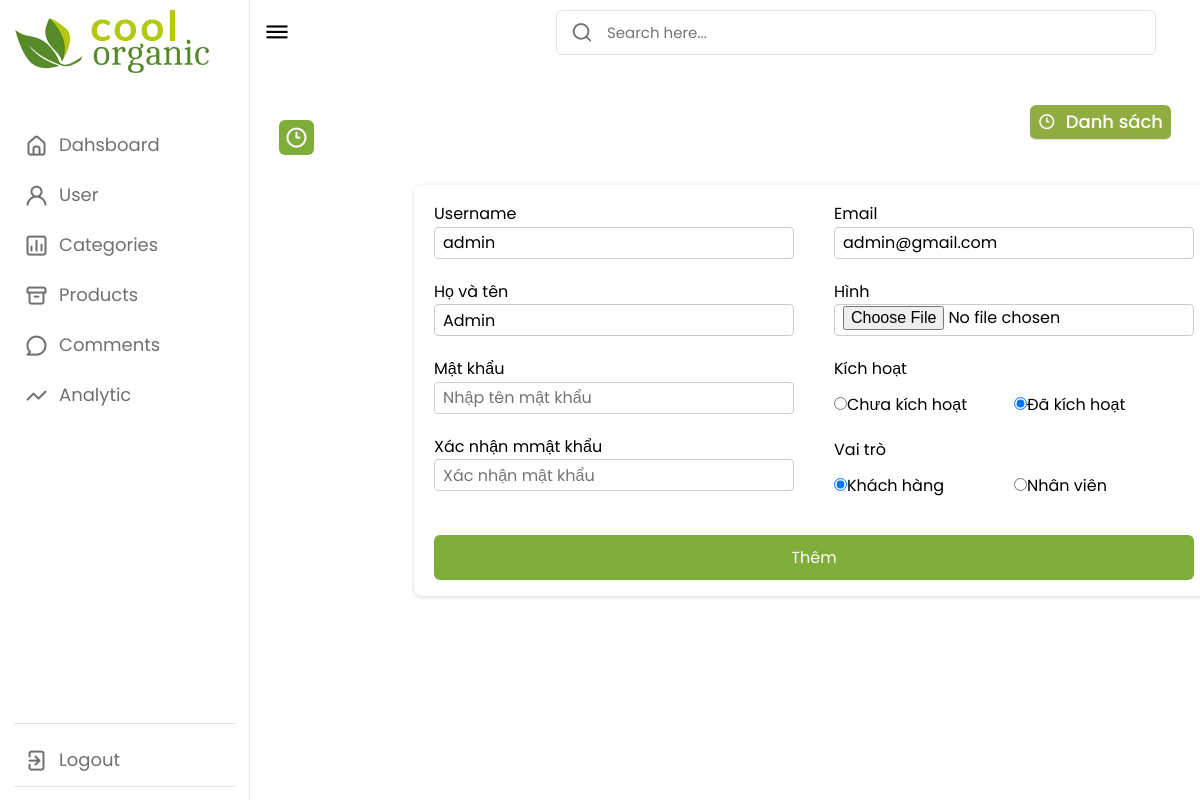
Screenshot of /admin/khach-hang/index.php?btn_edit&ma_kh=admin (signed in) with the database file from the repository.
### tables this page shows
CREATE TABLE `khach_hang` (
  `ma_kh` varchar(20) NOT NULL,
  `mat_khau` varchar(255) NOT NULL,
  `ho_ten` varchar(50) NOT NULL,
  `kich_hoat` bit(1) NOT NULL DEFAULT b'0',
  `hinh` varchar(50) NOT NULL,
  `email` varchar(50) NOT NULL,
  `vai_tro` bit(1) NOT NULL DEFAULT b'0'
);

### admin/khach-hang/index.php (called while the page is built, shortened)
<?php
require_once '../../dao/khach-hang.php';
require_once '../../dao/pdo.php';
if (exist_param("btn_list")) {
    $items_kh = kh_selectAll();
    $VIEW_NAME = "list.php";
} elseif (exist_param("btn_edit")) {
    try {
        $ma_kh = $_REQUEST['ma_kh'];
        $kh_info = kh_select_by_id($ma_kh);
        extract($kh_info);
    } catch (Exception $exc) {
        $msg = "<div class='alert alert-danger'>Mã khách hàng không tồn tại</div>";
        $items_kh = kh_selectAll();
        $VIEW_NAME = "list.php";
    }
} else {
    $items_kh = kh_selectAll();
    $VIEW_NAME = "add.php";
}
require "../layout.php";

### dao/pdo.php (called while the page is built, shortened)
<?php
function pdo_get_connection() {
    $servername = "localhost";
    $databasename = "sample_project";
    $username = "root";
    $password = "";
    try {
        $conn = new PDO("mysql:host=$servername;dbname=$databasename", $username, $password);
        $conn->setAttribute(PDO::ATTR_ERRMODE, PDO::ERRMODE_EXCEPTION);
        return $conn;
    } catch (PDOException $e) {
        return "Lỗi kết nối: " . $e->getMessage();
    }
}
function pdo_query_one($sql) {
    $sql_args = array_slice(func_get_args(), 1);
    try {
        $conn = pdo_get_connection();
        $stmt = $conn->prepare($sql);
        $stmt->execute($sql_args);
        $row = $stmt->fetch(PDO::FETCH_ASSOC);
        return $row;
    } catch (PDOException $e) {
        throw $e;
    } finally {
        unset($conn);
    }
}

### dao/khach-hang.php (called while the page is built, shortened)
<?php
require_once 'pdo.php';
function kh_select_by_id($ma_kh)
{
    $sql = "SELECT * FROM khach_hang WHERE ma_kh=?";
    return pdo_query_one($sql, $ma_kh);
}

### admin/khach-hang/edit.php (the view, shortened to what this page needs)
<div class="top">
    <i class="uil uil-bars sidebar-toggle"></i>
    <div class="search-box">
        <form method="GET">
            <button type="submit">
                <i class="uil uil-search"></i>
            </button>
            <input type="text" name="name" value="" placeholder="Search here...">
        </form>
    </div>
</div>
<div class="dash-content">
    <div class="overview">
        <div class="activity">
            <div class="activity-header">
                <div class="title">
                    <i class="uil uil-clock-three"></i>
                    <span class="text">Add Categories</span>
                </div>
                <div class="list">
                    <a href="./index.php?btn_list">
                        <i class="uil uil-clock-three" style="color: white;"></i>
                        <span class="text">Danh sách</span>
                    </a>
                </div>
            </div>
            <div class="add-user">
                <div class="add-user-inner" style="width: 500px;">
                    <div class="add-user-body">
                        <form action="./index.php?btn_update" id="form" method="POST" enctype="multipart/form-data">
                            <div class="form_user">
                                <div class="form-left">
                                    <div class="form-control form-group">
                                        <label for="ten">Username</label>
                                        <input type="text" id="ma_kh" name="ma_kh" value="<?= $ma_kh ?>" class="form-control" placeholder="Nhập vào username">
                                    </div>
                                    <div class="form-control form-group">
                                        <label for="ten">Họ và tên</label>
                                        <input type="text" id="ho_ten" name="ho_ten" value="<?= $ho_ten ?>" class="form-control" placeholder="Nhập tên khách hàng">
                                    </div>
                                    <div class="form-control form-group">
                                        <label for="ten">Mật khẩu</label>
                                        <input type="text" id="mat_khau" name="mat_khau" value="<?= password_verify($mat_khau, PASSWORD_DEFAULT) ?>" class="form-control" placeholder="Nhập tên mật khẩu">
                                    </div>
                                    <div class="form-control form-group">
                                        <label for="ten">Xác nhận mmật khẩu</label>
                                        <input type="text" id="mat_khau2" name="mat_khau2" value="<?= password_verify($mat_khau, PASSWORD_DEFAULT) ?>" class="form-control" placeholder="Xác nhận mật khẩu">
                                    </div>
                                </div>
                                <div class="form-right">
                                    <div class="form-control form-group">
                                        <label for="ten">Email</label>
                                        <input type="email" id="email" name="email" value="<?= $email ?>" class="form-control" placeholder="Nhập vào email">
                                    </div>
                                    <div class="form-control form-group">
                                        <label for="ten">Hình</label>
                                        <input type="file" name="up_hinh" class="form-control" accept=".jpg, .jpeg, .png, .svg">
                                    </div>
                                    <div class="form-control form-group">
                                        <label for="ten">Kích hoạt</label>
                                        <div class="form-control-status">
                                            <label class="radio-inline"><input type="radio" name="kich_hoat" value="0" placeholder="Nhập vào địa chỉ" <?= !$kich_hoat ? 'checked' : '' ?> >Chưa kích hoạt</label>
                                            <label class="radio-inline"><input type="radio" name="kich_hoat" value="1" placeholder="Nhập vào địa chỉ" <?= $kich_hoat ? 'checked' : '' ?> >Đã kích hoạt</label>
                                        </div>
                                    </div>
                                    <div class="form-control form-group role">
                                        <label for="ten">Vai trò</label>
                                        <div class="form-control-role">
                                            <label class="radio-inline"><input type="radio" name="vai_tro" value="0" placeholder="Nhập vào địa chỉ" <?= !$vai_tro ? 'checked' : '' ?> >Khách hàng</label>
                                            <label class="radio-inline"><input type="radio" name="vai_tro" value="1" placeholder="Nhập vào địa chỉ" <?= $vai_tro ? 'checked' : '' ?> >Nhân viên</label>
                                        </div>
                                    </div>
                                </div>
                            </div>
                            <button type="submit" name="addCategory" class="btn-add" id="btnSubmit">Thêm</button>
                        </form>
                    </div>
                </div>
            </div>
        </div>
    </div>
</div>

### admin/content/style.css (style rules this page uses)
* { margin: 0; padding: 0; box-sizing: border-box; font-family: 'Poppins', sans-serif; }
:root { --primary-color: #7fad39; --panel-color: #FFF; --text-color: #000; --black-light-color: #707070; --border-color: #e6e5e5; --toggle-color: #DDD; --box1-color: #4DA3FF; --box2-color: #FFE6AC; --box3-color: #E7D1FC; --title-icon-color: #fff; --tran-05: all 0.5s ease; --tran-03: all 0.3s ease; --tran-03: all 0.2s ease; }
button { border: none; outline: none; cursor: pointer; }
body { min-height: 100vh; background-color: var(--primary-color); }
.dashboard .top { position: fixed; top: 0; left: 250px; display: flex; width: calc(100% - 250px); justify-content: space-between; align-items: center; padding: 10px 14px; background-color: var(--panel-color); transition: var(--tran-05); z-index: 10; }
.dashboard .top .sidebar-toggle { font-size: 26px; color: var(--text-color); cursor: pointer; }
.dashboard .top .search-box { position: relative; height: 45px; max-width: 600px; width: 100%; margin: 0 30px; }
.top .search-box input { position: absolute; border: 1px solid var(--border-color); background-color: var(--panel-color); padding: 0 25px 0 50px; border-radius: 5px; height: 100%; width: 100%; color: var(--text-color); font-size: 15px; font-weight: 400; outline: none; }
.top .search-box i { position: absolute; left: 15px; font-size: 22px; z-index: 10; top: 50%; transform: translateY(-50%); color: var(--black-light-color); }
.dashboard .dash-content { padding-top: 50px; }
.dash-content .title { display: flex; align-items: center; margin: 60px 0 30px 0; }
.dash-content .title i { position: relative; height: 35px; width: 35px; background-color: var(--primary-color); border-radius: 6px; color: var(--title-icon-color); display: flex; align-items: center; justify-content: center; font-size: 24px; }
.dash-content .activity-header .list { position: relative; height: 35px; width: auto; padding: 8px; background-color: #91ad41; border-radius: 6px; color: white; display: flex; align-items: center; justify-content: center; font-size: 24px; -webkit-border-radius: 6px; -moz-border-radius: 6px; -ms-border-radius: 6px; -o-border-radius: 6px; }
.dash-content .activity-header .list a { display: flex; align-items: center; }
.dash-content .title .text, .dash-content .activity-header .list .text { font-size: 18px; font-weight: 500; color: white; margin-left: 10px; }
.activity-header { display: flex; justify-content: space-between; align-items: center; margin: 0 15px; }
.title-product, .title-user, .list { display: flex; justify-content: space-between; align-items: center; }
.list { border-bottom: 1px solid var(--border-color); }
.add-user { display: flex; justify-content: center; align-items: center; max-width: 800px; }
.add-cate-body, .add-user-body, .add-product-body { width: 100%; height: auto; padding: 16px 20px; border-radius: 8px; -webkit-border-radius: 8px; -moz-border-radius: 8px; -ms-border-radius: 8px; -o-border-radius: 8px; box-shadow: rgba(0, 0, 0, 0.16) 0px 1px 4px; }
.add-product-body form .form-right .form-check, .add-user-body form .form-check, .add-user-body form .form-control-status, .add-user-body form .form-control-role { display: grid; grid-template-columns: repeat(2, 1fr); }
.add-user-body { width: 800px; }
.add-cate-body form .form-group, .add-user-body form .form-group, .add-product-body form .form-group { display: flex; flex-direction: column; margin-bottom: 20px; }
.add-cate-body form .form-group input, .add-cate-body form .form-group select, .add-user-body form .form-group input:not([type="radio"]), .add-product-body form .form-group input:not([type="radio"]), .add-product-body form .form-group select { width: 100%; height: 32px; border-radius: 4px; -webkit-border-radius: 4px; -moz-border-radius: 4px; -ms-border-radius: 4px; -o-border-radius: 4px; padding-left: 8px; border: none; outline: none; border: 1.4px solid #ccc; }
.form-control-status, .form-control-role { display: flex; align-items: center; margin-top: 10px; }
.btn-add, .btn-update { outline: none; border: none; padding: 10px 20px; background-color: var(--primary-color); color: white; border-radius: 6px; cursor: pointer; display: block; width: 100%; }
i, .del-icon { cursor: pointer; font-size: 18px; }
.form_user { display: grid; grid-template-columns: 1fr 1fr; grid-gap: 0 40px; margin-bottom: 16px; }

### rows the page displays
khach_hang: ma_kh "admin", ho_ten "Admin", email "admin@gmail.com", kich_hoat "☐ Chưa kích hoạt", kich_hoat "☑ Đã kích hoạt", vai_tro "☑ Khách hàng", vai_tro "☐ Nhân viên"
